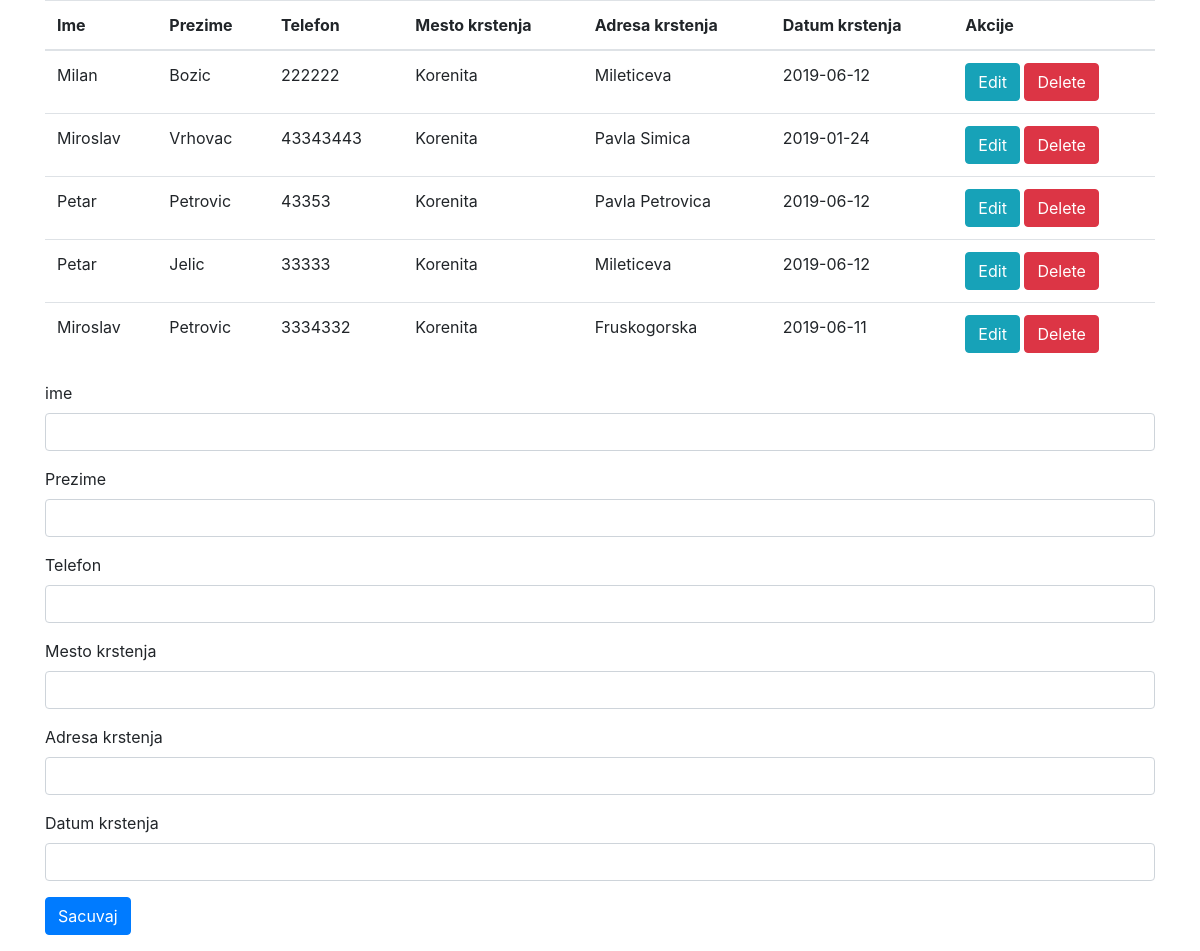
The page / on the database its author committed.
### tables this page shows
CREATE TABLE `raspored` (
  `id` int(11) NOT NULL,
  `ime` varchar(30) NOT NULL,
  `prezime` varchar(30) NOT NULL,
  `telefon` int(10) NOT NULL,
  `mesto_krstenja` varchar(30) NOT NULL,
  `adresa_krstenja` varchar(30) NOT NULL,
  `datum_krstenja` date NOT NULL
);

### proces.php (called while the page is built, shortened)
<?php
$ime='';
$prezime='';
$telefon='';
$mesto_krstenja='';
$adresa_krstenja='';
$datum_krstenja='';
$update=false;
?>

### index.php (the view, shortened to what this page needs)
<!DOCTYPE html>
<html>
<head>
    <link rel="stylesheet" href="https://maxcdn.bootstrapcdn.com/bootstrap/4.1.3/css/bootstrap.min.css">
</head>
    <body>
        <?php include_once 'proces.php';?>
        <?php
        $mysqli= new mysqli('localhost','root','','krstenja') or die (mysqli_error($mysqli));
        $result= $mysqli->query("SELECT * FROM raspored") or die ($mysqli_error);
        ?>
        <div class="container justify-content-center">
                <table class="table">
                    <thead>
                        <tr>
                            <th>Ime</th>
                            <th>Prezime</th>
                            <th>Telefon</th>
                            <th>Mesto krstenja</th>
                            <th>Adresa krstenja</th>
                            <th>Datum krstenja</th>
                            <th colspan=2>Akcije</th>
                        </tr>
                    </thead>
                    <?php while($row=$result->fetch_assoc()):?>
                       <tr>
                           <td><?php echo $row['ime'];?></td>
                           <td><?php echo $row['prezime'];?></td>
                           <td><?php echo $row['telefon'];?></td>
                           <td><?php echo $row['mesto_krstenja'];?></td>
                           <td><?php echo $row['adresa_krstenja'];?></td>
                           <td><?php echo $row['datum_krstenja'];?></td>
                           <td>
                               <a href="index.php?edit=<?php echo $row['id'];?>"
                                    class="btn btn-info">Edit</a>
                               <a href="proces.php?delete=<?php echo $row['id'];?>"
                                    class="btn btn-danger">Delete</a>
                           </td>
                       </tr>
                    <?php endwhile; ?>
                </table>
             </div>
            <div class="container justify-content-center">
                <form action="proces.php" method="post">
                    <div class="form-group">
                    <label>ime</label>
                    <input type="text" name="ime" class="form-control" value="<?php echo $ime;?>">
                    </div>
                    <div class="form-group">
                    <label>Prezime</label>
                    <input type="text" name="prezime" class="form-control" value="<?php echo $prezime;?>">
                    </div>
                    <div class="form-group">
                    <label>Telefon</label>
                    <input type="number" name="telefon" class="form-control" value="<?php echo $telefon;?>">
                    </div>
                    <div class="form-group">
                    <label>Mesto krstenja</label>
                    <input type="text" name="mesto_krstenja" class="form-control" value="<?php echo $mesto_krstenja;?>">
                    </div>
                    <div class="form-group">
                    <label>Adresa krstenja</label>
                    <input type="text" name="adresa_krstenja"class="form-control" value="<?php echo $adresa_krstenja;?>">
                    </div>
                    <div class="form-group">
                    <label>Datum krstenja</label>
                    <input type="datum" name="datum_krstenja" class="form-control" value="<?php echo $datum_krstenja;?>">
                    </div>
                    <div class="form-group">
                    <?php if($update == true):?>
                     <button type="submit" class="btn btn-info" name="update">Update</button>
                    <?php else: ?>
                    <button type="submit"  class="btn btn-primary" name="sacuvaj">Sacuvaj</button>
                    <?php endif; ?>
                    </div>
                </form>
            </div>
    </body>
</html>

### rows shown on the page
raspored: ime "Milan", prezime "Bozic", telefon "222222", mesto_krstenja "Korenita", adresa_krstenja "Mileticeva", datum_krstenja "2019-06-12"
raspored: ime "Miroslav", prezime "Vrhovac", telefon "43343443", mesto_krstenja "Korenita", adresa_krstenja "Pavla Simica", datum_krstenja "2019-01-24"
raspored: ime "Petar", prezime "Petrovic", telefon "43353", mesto_krstenja "Korenita", adresa_krstenja "Pavla Petrovica", datum_krstenja "2019-06-12"
raspored: ime "Petar", prezime "Jelic", telefon "33333", mesto_krstenja "Korenita", adresa_krstenja "Mileticeva", datum_krstenja "2019-06-12"
raspored: ime "Miroslav", prezime "Petrovic", telefon "3334332", mesto_krstenja "Korenita", adresa_krstenja "Fruskogorska", datum_krstenja "2019-06-11"
